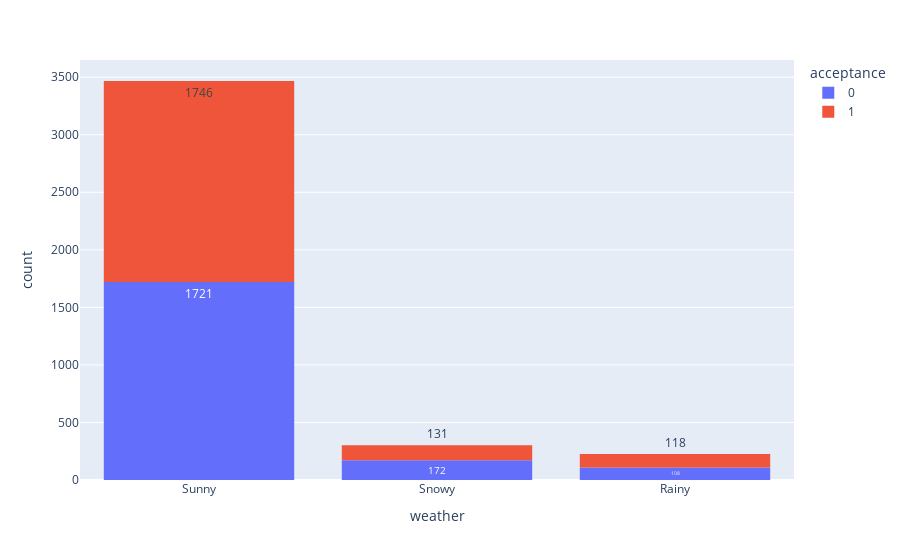

Notebook code for this chart:
### Code cell
px.histogram(coffeeCouDF,x="weather",color="acceptance",text_auto=True)

### Figure 1 — Plotly figure (JSON) as saved in the notebook; plotly's stock layout.template omitted (floating-point values rounded to 4 significant figures; data arrays with more than 128 entries replaced by an {"elided": "..."} marker saying what was removed)
{"data": [{"alignmentgroup": "True", "bingroup": "x", "hovertemplate": "acceptance=0<br>weather=%{x}<br>count=%{y}<extra></extra>", "legendgroup": "0", "marker": {"color": "#636efa", "pattern": {"shape": ""}}, "name": "0", "offsetgroup": "0", "orientation": "v", "showlegend": true, "texttemplate": "%{value}", "type": "histogram", "x": {"elided": "2001 str values"}, "xaxis": "x", "yaxis": "y"}, {"alignmentgroup": "True", "bingroup": "x", "hovertemplate": "acceptance=1<br>weather=%{x}<br>count=%{y}<extra></extra>", "legendgroup": "1", "marker": {"color": "#EF553B", "pattern": {"shape": ""}}, "name": "1", "offsetgroup": "1", "orientation": "v", "showlegend": true, "texttemplate": "%{value}", "type": "histogram", "x": {"elided": "1995 str values"}, "xaxis": "x", "yaxis": "y"}], "layout": {"autosize": true, "barmode": "relative", "legend": {"title": {"text": "acceptance"}, "tracegroupgap": 0}, "margin": {"t": 60}, "xaxis": {"anchor": "y", "autorange": true, "domain": [0, 1], "range": [-0.5, 2.5], "title": {"text": "weather"}, "type": "category"}, "yaxis": {"anchor": "x", "autorange": true, "domain": [0, 1], "range": [0, 3649.0], "title": {"text": "count"}}}}
